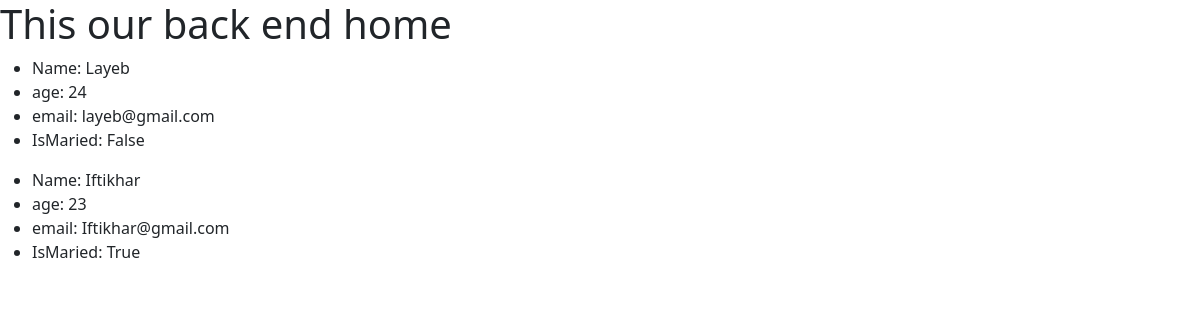
The app's page /, older data.
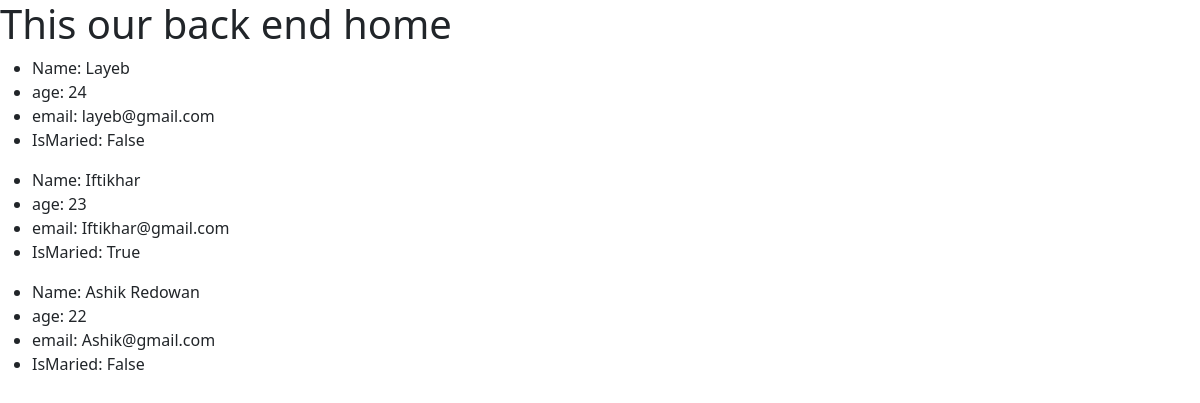
The same page, newer data.
### backend/models.py (models this page shows, shortened)
class User(models.Model):
    name = models.CharField(max_length=50)
    email = models.EmailField()
    age = models.IntegerField()
    isMaried = models.BooleanField(default=False)

### backend/views.py (the view)
# urls.py: path("", views.home, name="home"),
def home(request):
    data = User.objects.all()
    context = {
        'data': data
    }
    return render(request, "home.html", context)

### backend/templates/home.html
{% extends 'base.html' %}
{% block content %}
    <h1>This our back end home</h1>
    {% for d in data %}
        <ul>
            <li>Name: {{ d.name }}</li>
            <li>age: {{ d.age }}</li>
            <li>email: {{ d.email }}</li>
            <li>IsMaried: {{ d.isMaried }}</li>
        </ul>
    {% endfor %}
{% endblock %}

Row changes from the older to the newer data that the page shows:
added User: name "Ashik Redowan", age "22", email "Ashik@gmail.com", isMaried "False"
